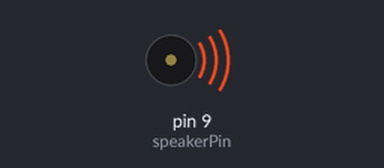
This sketch was run on a simulated Arduino Uno, built with avr-gcc and run on an emulated ATmega328P. Shown: buzzer (waves = sounding).

Above: at 0.1 s.
Timing chart, 0 to 40.0 s (numbered marks = the images above):
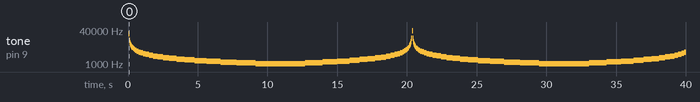

Measured:
- by itself, tone on pin 9 (speakerPin): plays 27180 Hz for 0.04 s, 12994 Hz for 0.04 s, 10004 Hz for 0.04 s, 8445 Hz for 0.04 s, 7447 Hz for 0.04 s, 6734 Hz for 0.04 s … (90 notes in this stretch)

The sketch:

SPEAKER_TEST.ino
```cpp
int speakerPin = 9;

void setup(){
  pinMode(speakerPin, OUTPUT);
}
void loop(){
  for(int delayTime=1; delayTime<500; delayTime++){
    for(int i=0; i<40; i++){
      digitalWrite(speakerPin, HIGH);
      delayMicroseconds(delayTime);
      digitalWrite(speakerPin, LOW);
      delayMicroseconds(delayTime);
    }
  }
  for(int delayTime=500; delayTime>0; delayTime--){
    for(int i=0; i<40; i++){
      digitalWrite(speakerPin, HIGH);
      delayMicroseconds(delayTime);
      digitalWrite(speakerPin, LOW);
      delayMicroseconds(delayTime);

    }
  }
}
```
